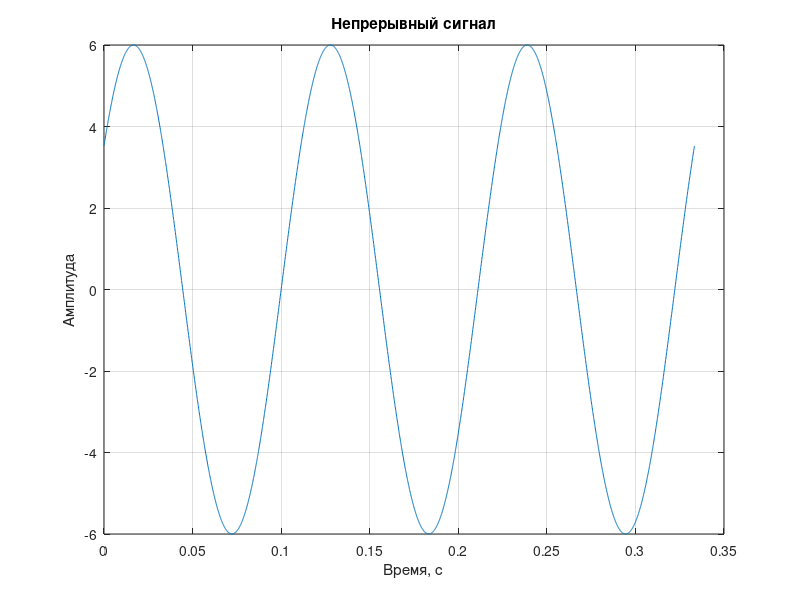
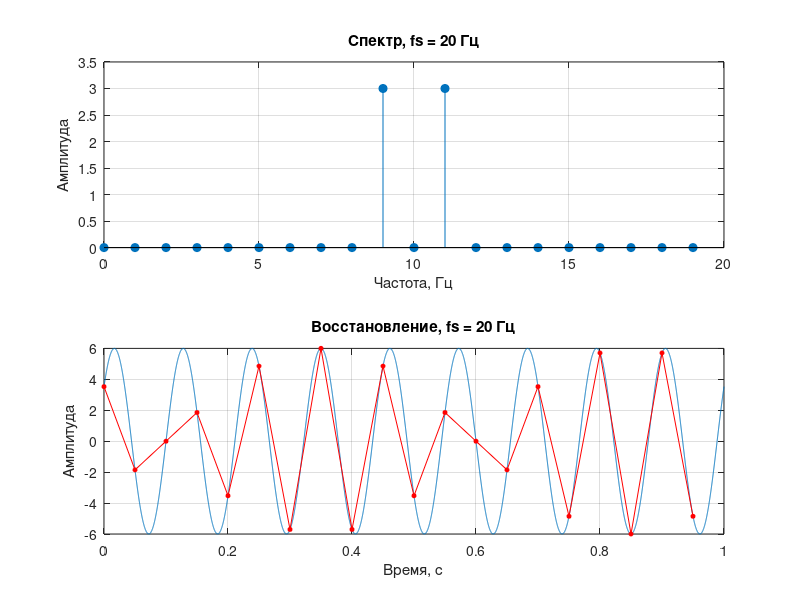
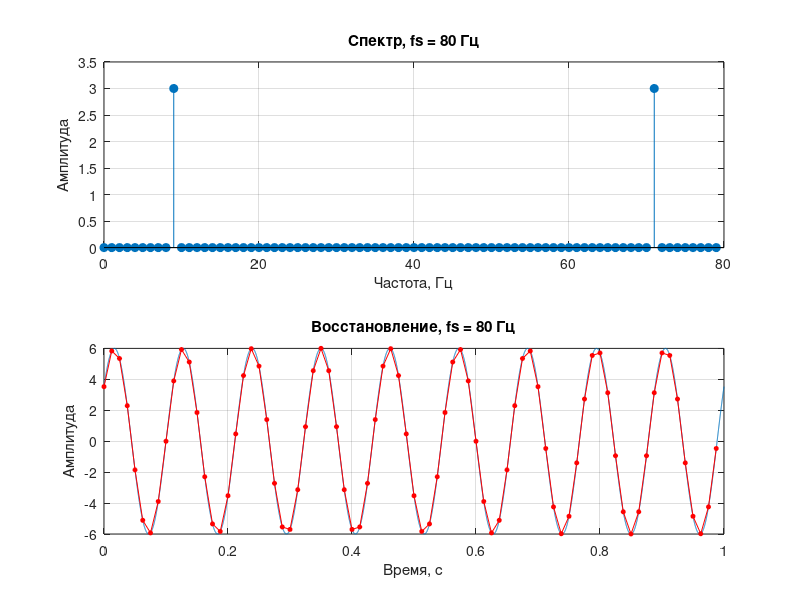

Source code (MATLAB) for these figures, in order: (Note: this script raises an error after producing the figures.)
% Вариант 13: y(t) = 6*sin(2*pi*f*t + pi/5), f = 9 Гц
clear; close all; clc;
A = 6;          
f = 9;          
phi = pi/5;     

%% 1-3) Непрерывный сигнал и частота дискретизации
t = 0 : 0.0001 : 3/f;
y = A * sin(2*pi*f*t + phi);
figure;
plot(t, y);
grid on; xlabel('Время, с'); ylabel('Амплитуда'); title('Непрерывный сигнал');
fmax = f; 
fs = 20;

%% 4-6) Оцифровка на 1 секунде и ДПФ
N = fs * 1;                 
td = (0 : N-1) / fs;        
yd = A * sin(2*pi*f*td + phi);

Y = zeros(1, N);
for k = 0:N-1
    summ = 0;
    for n = 0:N-1
        summ = summ + yd(n+1) * exp(-1i*2*pi*k*n/N);
    end
    Y(k+1) = summ;
end

fr = (0 : N-1) * fs / N;    
figure;
subplot(2,1,1);
stem(fr, abs(Y)/N, 'filled');
grid on; xlabel('Частота, Гц'); ylabel('Амплитуда'); title('Спектр, fs = 20 Гц');
subplot(2,1,2);
t_cont = 0:0.0001:1;
plot(t_cont, A * sin(2*pi*f*t_cont + phi)); hold on;
plot(td, yd, 'ro-', 'MarkerSize', 3, 'MarkerFaceColor', 'r');
grid on; xlabel('Время, с'); ylabel('Амплитуда'); title('Восстановление, fs = 20 Гц');

%% 7) Увеличение частоты дискретизации
fs2 = fs * 4;               % 80 Гц
N2 = fs2 * 1;
td2 = (0 : N2-1) / fs2;
yd2 = A * sin(2*pi*f*td2 + phi);

Y2 = zeros(1, N2);
for k = 0:N2-1
    summ = 0;
    for n = 0:N2-1
        summ = summ + yd2(n+1) * exp(-1i*2*pi*k*n/N2);
    end
    Y2(k+1) = summ;
end

fr2 = (0 : N2-1) * fs2 / N2;
figure;
subplot(2,1,1);
stem(fr2, abs(Y2)/N2, 'filled');
grid on; xlabel('Частота, Гц'); ylabel('Амплитуда'); title('Спектр, fs = 80 Гц');
subplot(2,1,2);
plot(t_cont, A * sin(2*pi*f*t_cont + phi)); hold on;
plot(td2, yd2, 'ro-', 'MarkerSize', 3, 'MarkerFaceColor', 'r');
grid on; xlabel('Время, с'); ylabel('Амплитуда'); title('Восстановление, fs = 80 Гц');

%% 9-12) Чтение голоса, прореживание и сохранение
[v, Fs] = audioread('voice.wav');
v = v(:, 1); % На всякий случай берем первый канал
fprintf('Оригинальная частота дискретизации: %d Гц\n', Fs);

v1 = downsample(v, 10);     
Fs_new = Fs / 10; 
fprintf('Новая частота дискретизации после прореживания: %d Гц\n', Fs_new);
audiowrite('voice_downsampled.wav', v1, Fs_new);
disp('Прореженный файл сохранен как voice_downsampled.wav');                 

% Берем фрагмент 4000 отсчетов, иначе цикл повесит Матлаб
frag_orig = min(length(v), 4000); 
v_frag = v(1:frag_orig);
V = zeros(1, frag_orig);

for k = 0:frag_orig-1
    summ = 0;
    for n = 0:frag_orig-1
        summ = summ + v_frag(n+1) * exp(-1i*2*pi*k*n/frag_orig);
    end
    V(k+1) = summ;
end
fv = (0 : frag_orig-1) * Fs / frag_orig;

% То же самое для прореженного файла (400 отсчетов)
frag_down = floor(frag_orig / 10);
v1_frag = v1(1:frag_down);
V1 = zeros(1, frag_down);

for k = 0:frag_down-1
    summ = 0;
    for n = 0:frag_down-1
        summ = summ + v1_frag(n+1) * exp(-1i*2*pi*k*n/frag_down);
    end
    V1(k+1) = summ;
end
fv1 = (0 : frag_down-1) * Fs_new / frag_down;

figure;
subplot(2,1,1);
plot(fv(1:end/2), abs(V(1:end/2)));
grid on; xlabel('Частота, Гц'); ylabel('Модуль спектра'); 
title('Оригинал, fs = 44100 Гц');
subplot(2,1,2);
plot(fv1(1:end/2), abs(V1(1:end/2)), 'm');
grid on; xlabel('Частота, Гц'); ylabel('Модуль спектра'); 
title('После прореживания, fs = 4410 Гц');

%% 13) Разрядность АЦП
figure;
subplot(5,1,1);
stem(fr2, abs(Y2)/N2, 'filled');
grid on; title('Без квантования');

for b = 3:6
    maxv = 2^b - 1;                              
    q = round((yd2 + A) / (2*A) * maxv);         
    yq = q / maxv * 2*A - A;                     
   
    err = mean(abs(yd2 - yq));
    fprintf('АЦП %d бит: уровней = %d, средняя ошибка = %.4f\n', b, 2^b, err);
    
    Yq = zeros(1, N2);
    for k = 0:N2-1
        summ = 0;
        for n = 0:N2-1
            summ = summ + yq(n+1) * exp(-1i*2*pi*k*n/N2);
        end
        Yq(k+1) = summ;
    end
    
    subplot(5,1,b-1);
    stem(fr2, abs(Yq)/N2, 'filled');
    grid on; title(sprintf('%d бит', b));
end
xlabel('Частота, Гц');
